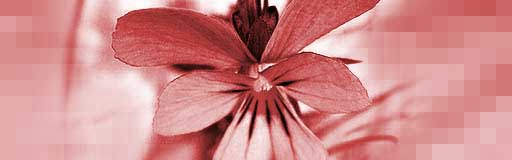
#> input picture mjpg-streamer-experimental/www/example.jpg, 512 x 160 px
$ python -i 'brocam_filter mem leak fixed.py'   (imports and definitions only)   (older library calls are emulated)
#> lines starting #> are read from the running program, lines starting #| are printed output that depends on the picture
#> further down, picture is the input picture: shape (160, 512, 3); mean B, G, R 137.2, 137.2, 209

import cv2
import numpy as np
import datetime

class MyFilter:


    # kernel for image dilation
    kernel = np.ones((4,4),np.uint8)

    # font style
    font = cv2.FONT_HERSHEY_SIMPLEX

    # directory to save the ouput frames
    pathIn = "/home/pi/debug/"

    debugMode = True

    frame_count = 0
    consecutive_frame = 8
    background_image_count = 0
    setup_initialised = False   # determine if ready to start processing or build up initialisation data
    background_frames = []      # store for background frames - will use background_frame_count_span for length
    frame_diff_list = []
    background_median_size = 10
    background_frame_count_span = 200   # Number of frames to save for determining the background (assume approx 5 fps) - should always be higher than background_median_size
    background = np.array([])
    o_datetime = 0
    last_background_update_ts = 0
    background_update_time = 300    # in seconds
    rebuild_background = False

    def process(self, img):
        '''
            :param img: A numpy array representing the input image
            :returns: A numpy array to send to the mjpg-streamer output plugin
        '''
        # Constants
        motionThreshold = 500


#        ori_image = img.copy()

        # get screen dimensions
        img_h = img.shape[0]
#> img_h = 160
        img_w = img.shape[1]
#> img_w = 512

        img_w2 = int(img_w/2)
#> img_w2 = 256
        img_h2 = int(img_h/2)
#> img_h2 = 80

        valid_cntrs = 0

       # self.background = img.copy() # just set up the variable with cur image

        # get datetime object
        self.o_datetime = datetime.datetime.now()


        # if not initialised, setup the background image - take x amount of frames and use a random sample of y frames to determine a median image which will remove currently moving objects
        if(self.setup_initialised == False):
            # add image to background_frames list
            self.background_frames.append(img.copy())
            self.background_image_count = self.background_image_count + 1

            if(self.debugMode):
                print("Debug Initialising Frame: "+str(self.background_image_count))

            # if threshold reached do the median calculation and finish initialisation by setting to true
            if(self.background_image_count >= self.background_frame_count_span):
                self.process_background(self.background_median_size)

                self.setup_initialised = True
        else:
            self.frame_count = self.frame_count + 1

            # remove first frame from background_frames and then add img
            #self.background_frames.pop(0)  # pop causes memoryleak
            del self.background_frames[0]
            self.background_frames.append(img.copy())

            #if(self.debugMode):
            #    print("Number of background_frames: "+str(len(self.background_frames)))

            # IMPORTANT STEP: convert the frame to grayscale first
            gray = cv2.cvtColor(img, cv2.COLOR_BGR2GRAY)

            # find the difference between current frame and base frame
            frame_diff = cv2.absdiff(gray, self.background)
            # thresholding to convert the frame to binary
            ret, thres = cv2.threshold(frame_diff, 50, 255, cv2.THRESH_BINARY)
            # dilate the frame a bit to get some more white area...
            # ... makes the detection of contours a bit easier
            dilate_frame = cv2.dilate(thres, None, iterations=1)
            # append the final result into the `frame_diff_list`
            #if(len(self.frame_diff_list) > 0 and len(self.frame_diff_list) <= self.consecutive_frame):
            if(len(self.frame_diff_list) >= self.consecutive_frame):
                del self.frame_diff_list[0]
                #self.frame_diff_list.pop(0)    # pop causes memoryleak

            self.frame_diff_list.append(dilate_frame)

            #if(self.debugMode):
            #    print("Number of frame_diff_list: "+str(len(self.frame_diff_list)))

            # if we have reached `consecutive_frame` number of frames
           #if len(self.frame_diff_list) == self.consecutive_frame:
            # add all the frames in the `frame_diff_list`
            sum_frames = sum(self.frame_diff_list)
            # find the contours around the white segmented areas
            #ret, contours, hierarchy = cv2.findContours(sum_frames, cv2.RETR_EXTERNAL, cv2.CHAIN_APPROX_SIMPLE)
            ret, contours, hierarchy = cv2.findContours(sum_frames, cv2.RETR_TREE, cv2.CHAIN_APPROX_SIMPLE)

            # draw the contours, not strictly necessary
            if(self.debugMode):
                for i, cnt in enumerate(contours):
                    cv2.drawContours(img, contours, i, (0, 0, 255), 3)


            for contour in contours:
                # continue through the loop if contour area is less than 500...
                # ... helps in removing noise detection
                if cv2.contourArea(contour) < motionThreshold:
                    continue
                # get the xmin, ymin, width, and height coordinates from the contours
                (x, y, w, h) = cv2.boundingRect(contour)
                # draw the bounding boxes
                cv2.rectangle(img, (x, y), (x+w, y+h), (0, 255, 0), 2)
                valid_cntrs = valid_cntrs + 1
    # [48 lines of commented-out code are left out]
        cv2.putText(img, "motions detected: " + str(valid_cntrs), (55, 15), self.font, 0.6, (0, 180, 0), 2)

        # crude crosshair
        cv2.line(img, (int(img_w/4), img_h2), (int(3*(img_w/4)), img_h2), (0xff, 0, 0), thickness=3)
        cv2.line(img, (img_w2, int(img_h/4)), (img_w2, int(3*(img_h/4))), (0xff, 0, 0), thickness=3)

        # Info box
        margin = 20

        # Info box - text strings
        dateText = self.o_datetime.strftime("%d-%m-%Y")
        dateTime = self.o_datetime.strftime("%X")
        # todo: camera pan angle
        # todo: camera tilt angle

        # Info box - calculate longest string to determine positioning
        textsize_dateText = cv2.getTextSize(dateText, self.font, 1, 2)[0]
        textsize_dateTime = cv2.getTextSize(dateTime, self.font, 1, 2)[0]

        # get coords based on boundary
        textX = textsize_dateText[0]
        textY = textsize_dateText[1]

        if(textsize_dateTime[0] > textX):
            textX = textsize_dateTime[0]

        if(textsize_dateTime[1] > textY):
            textY = textsize_dateTime[1]

        posTextX = img_w - textX - margin
#> posTextX = 278
        posTextY = img_h - (textY * 2) - margin
#> posTextY = 96

        # Info box - write text to image
        cv2.putText(img, dateText, (posTextX, posTextY), self.font, 0.6, (0, 180, 0), 1)
        cv2.putText(img, dateTime, (posTextX, posTextY + textY), self.font, 0.6, (0, 180, 0), 1)

        # warn that system is currently initialising so not to expect anything
        if(self.setup_initialised == False):
            initMsg = "Initialising Background for Object Motion Detection"
            textsize_initMsg = cv2.getTextSize(initMsg, self.font, 1, 2)[0]
            initMsgX = textsize_initMsg[0]
            initMsgY = textsize_initMsg[1]

            # center text
            centerTextX = img_w2 - int(initMsgX / 2)
#> centerTextX = -147
            centerTextY = img_h2 - int(initMsgY / 2)
#> centerTextY = 69
            cv2.putText(img, initMsg, (centerTextX, centerTextY), self.font, 1, (200, 200, 200), 2)
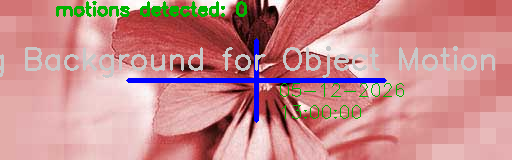
#> img: shape (160, 512, 3); mean B, G, R 140.3, 139, 200.8


        if(self.rebuild_background):
            self.process_background(self.background_median_size)
            self.rebuild_background = False

        # update background if time is met
        if(self.last_background_update_ts != 0 and (self.o_datetime.now().timestamp() - self.last_background_update_ts) > self.background_update_time and self.setup_initialised == True):
            self.rebuild_background = True

            initMsg = "Rebuilding Background for Object Motion Detection"
            textsize_initMsg = cv2.getTextSize(initMsg, self.font, 1, 2)[0]
            initMsgX = textsize_initMsg[0]
            initMsgY = textsize_initMsg[1]

            # center text
            centerTextX = img_w2 - int(initMsgX / 2)
            centerTextY = img_h2 - int(initMsgY / 2)
            cv2.putText(img, initMsg, (centerTextX, centerTextY), self.font, 1, (200, 200, 200), 2)

        return img


    def process_background(self, num_sample_frames):
        ts1 = datetime.datetime.now().timestamp()
        # we will randomly select 50 frames for the calculating the median
        frame_indices = self.background_frame_count_span * np.random.uniform(size=num_sample_frames)

        # print(frame_indices)
        # store the frames in array
        # print("Calculating background frame using random sample of "+str(num_sample_frames)+" frames from "+str(self.background_frame_count_span)+" images")
        print("Calculating background frame using random sample of "+str(num_sample_frames)+" frames from "+str(len(self.background_frames))+" images")

        frames = []
        for idx in frame_indices:
            # set the frame id to read that particular frame
            frames.append(self.background_frames[idx.astype(np.int64)])

        # calculate the median
        self.background = np.median(frames, axis=0).astype(np.uint8)

        # convert the background model to grayscale format
        self.background = cv2.cvtColor( self.background, cv2.COLOR_BGR2GRAY)
        if(self.debugMode):
            cv2.imwrite(self.pathIn+'background_median_debug_'+str(ts1)+'.png', self.background) # debug save

        ts2 = datetime.datetime.now().timestamp()
        print("Initialisation of background complete")
        print("Time Taken: "+str(ts2 - ts1))

        self.last_background_update_ts = ts2

        return

def init_filter():
    '''
        This function is called after the filter module is imported. It MUST
        return a callable object (such as a function or bound method).
    '''
    f = MyFilter()
    return f.process

>>> import cv2
>>> picture = cv2.imread('www/example.jpg')
>>> result = MyFilter().process(picture)
